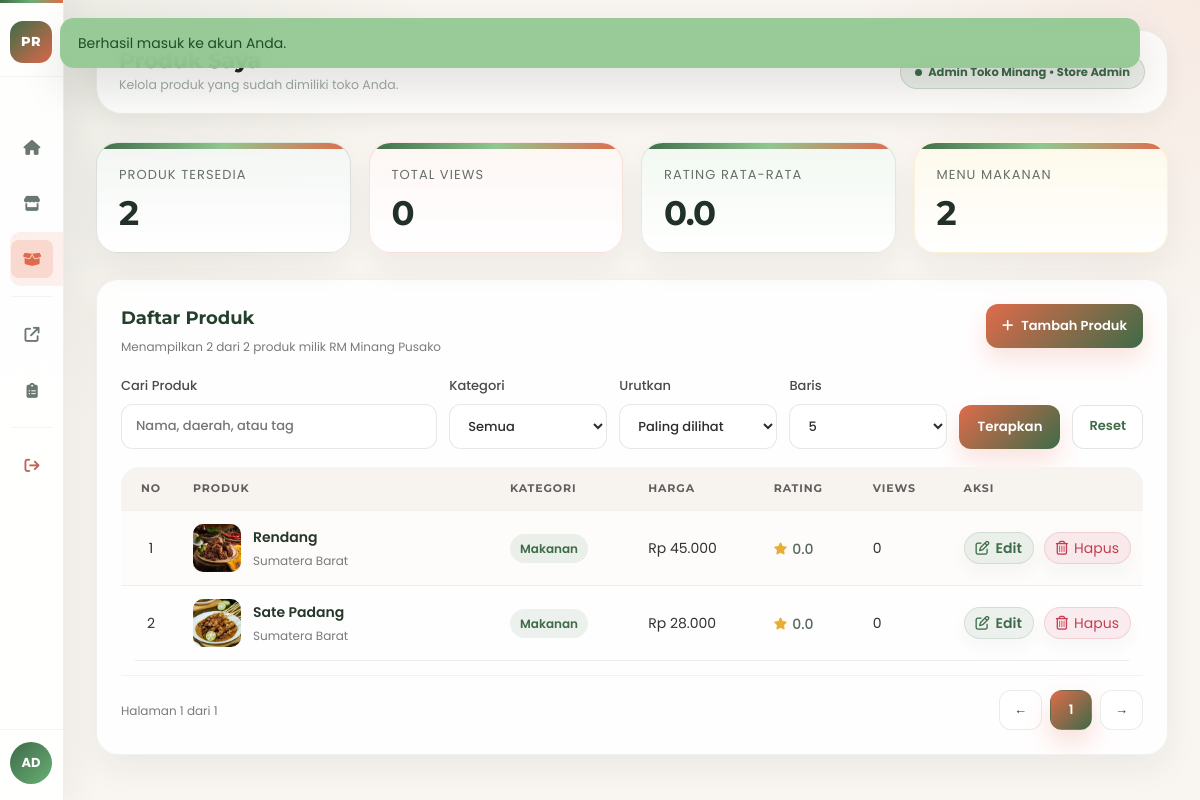
Screenshot of /store-products.php (signed in) with the database file from the repository.
### tables this page shows
CREATE TABLE IF NOT EXISTS users (
  id INT AUTO_INCREMENT PRIMARY KEY,
  name VARCHAR(120) NOT NULL,
  email VARCHAR(190) NOT NULL UNIQUE,
  password_hash VARCHAR(255) NOT NULL,
  profile_image VARCHAR(255) NULL,
  role ENUM('user', 'store_admin', 'super_admin') NOT NULL DEFAULT 'user',
  store_id INT NULL,
  is_active TINYINT(1) NOT NULL DEFAULT 1,
  created_at DATETIME NOT NULL,
  updated_at DATETIME NOT NULL,
  CONSTRAINT fk_users_store FOREIGN KEY (store_id) REFERENCES stores(id) ON DELETE SET NULL
);

CREATE TABLE IF NOT EXISTS products (
  id INT AUTO_INCREMENT PRIMARY KEY,
  store_id INT NOT NULL,
  name VARCHAR(120) NOT NULL,
  slug VARCHAR(140) NOT NULL UNIQUE,
  type ENUM('Makanan', 'Minuman') NOT NULL,
  region VARCHAR(120) NOT NULL,
  short_description TEXT NOT NULL,
  long_description TEXT NOT NULL,
  price_display VARCHAR(40) NOT NULL,
  rating DECIMAL(2,1) NOT NULL DEFAULT 0.0,
  review_count INT NOT NULL DEFAULT 0,
  tag_label VARCHAR(60) NOT NULL,
  image_path VARCHAR(255) NOT NULL,
  base_rating_total DECIMAL(10,2) NOT NULL DEFAULT 0,
  base_review_count INT NOT NULL DEFAULT 0,
  is_featured TINYINT(1) NOT NULL DEFAULT 0,
  is_active TINYINT(1) NOT NULL DEFAULT 1,
  created_at DATETIME NOT NULL,
  updated_at DATETIME NOT NULL,
  CONSTRAINT fk_products_store FOREIGN KEY (store_id) REFERENCES stores(id) ON DELETE CASCADE
);

CREATE TABLE IF NOT EXISTS stores (
  id INT AUTO_INCREMENT PRIMARY KEY,
  name VARCHAR(120) NOT NULL,
  slug VARCHAR(140) NOT NULL UNIQUE,
  region VARCHAR(120) NOT NULL,
  address TEXT NOT NULL,
  whatsapp VARCHAR(30) NOT NULL,
  instagram VARCHAR(120) NOT NULL,
  description TEXT NOT NULL,
  operating_hours VARCHAR(500) NOT NULL DEFAULT 'Setiap hari, 08.00 - 21.00 WIB',
  cover_image VARCHAR(255) NOT NULL,
  is_open TINYINT(1) NOT NULL DEFAULT 1,
  created_at DATETIME NOT NULL,
  updated_at DATETIME NOT NULL
);

### config/database.php (called while the page is built, shortened)
<?php
function db(): PDO
{
    static $pdo = null;
    if ($pdo instanceof PDO) {
        return $pdo;
    }
    $host = '127.0.0.1';
    $port = 3306;
    $database = 'pusakarasa';
    $username = 'root';
    $password = '';
    $dsn = sprintf('mysql:host=%s;port=%d;dbname=%s;charset=utf8mb4', $host, $port, $database);
    $pdo = new PDO($dsn, $username, $password, [
        PDO::ATTR_ERRMODE => PDO::ERRMODE_EXCEPTION,
        PDO::ATTR_DEFAULT_FETCH_MODE => PDO::FETCH_ASSOC,
    ]);
    return $pdo;
}

### store-products.php (the view, shortened to what this page needs)
<?php
require_once __DIR__ . '/includes/bootstrap.php';
require_once __DIR__ . '/includes/store-sidebar.php';
require_role(ROLE_STORE_ADMIN);
$user = current_user();
$storeId = (int) ($user['store_id'] ?? 0);
$storeStmt = db()->prepare('SELECT * FROM stores WHERE id = :id LIMIT 1');
$storeStmt->execute(['id' => $storeId]);
$store = $storeStmt->fetch();
$listingQuery = $_GET;
unset($listingQuery['edit']);
$products = array_values(array_filter(
    find_store_products($storeId),
    static fn (array $product): bool => (int) ($product['is_active'] ?? 0) === 1
));
$activeProducts = array_values(array_filter($products, static fn (array $product): bool => (int) ($product['is_active'] ?? 0) === 1));
$totalViews = array_sum(array_map(static fn (array $product): int => (int) ($product['total_views'] ?? 0), $products));
$ratedProducts = array_values(array_filter($products, static fn (array $product): bool => (float) ($product['rating'] ?? 0) > 0));
$averageRating = $ratedProducts
    ? array_sum(array_map(static fn (array $product): float => (float) $product['rating'], $ratedProducts)) / count($ratedProducts)
    : 0.0;
$foodCount = count(array_filter($activeProducts, static fn (array $product): bool => ($product['type'] ?? '') === 'Makanan'));
$productSearch = trim($_GET['product_search'] ?? '');
$productType = trim($_GET['product_type'] ?? '');
$productSort = trim($_GET['product_sort'] ?? 'views_desc');
$productPage = max(1, (int) ($_GET['product_page'] ?? 1));
$productPerPage = max(1, (int) ($_GET['product_per_page'] ?? 5));
$filteredProducts = array_values(array_filter($products, static function (array $product) use ($productSearch, $productType): bool {
    if ($productType !== '' && ($product['type'] ?? '') !== $productType) {
        return false;
    }
    if ($productSearch === '') {
        return true;
    }
    $haystack = strtolower(($product['name'] ?? '') . ' ' . ($product['region'] ?? '') . ' ' . ($product['tag_label'] ?? ''));
    return strpos($haystack, strtolower($productSearch)) !== false;
}));
usort($filteredProducts, static function (array $a, array $b) use ($productSort): int {
    return match ($productSort) {
        'name_asc' => strcmp((string) $a['name'], (string) $b['name']),
        'latest' => strcmp((string) $b['created_at'], (string) $a['created_at']),
        default => (int) $b['total_views'] <=> (int) $a['total_views'],
    };
});
$productsPage = paginate_array($filteredProducts, $productPage, $productPerPage);
render_layout('Produk Saya', function (?array $currentUser = null) use (
    $user,
    $store,
    $activeProducts,
    $totalViews,
    $averageRating,
    $foodCount,
    $productsPage,
    $editingProduct,
    $productSearch,
    $productType,
    $productSort,
    $productPerPage,
    $listingQuery,
    $listingUrl
): void {
    ?>
    <div class="shell">
      <?php render_store_sidebar($user, $store, 'products'); ?>
      <main class="main">
        <div class="topbar">
          <div>
            <div class="topbar-heading">Produk Saya</div>
            <div class="topbar-sub">Kelola produk yang sudah dimiliki toko Anda.</div>
          </div>
          <div class="pill-role"><?= e($user['name']) ?> &bull; Store Admin</div>
        </div>
        <section class="stats-grid store-product-stats" aria-label="Ringkasan produk toko">
          <article class="stat-box">
            <p>Produk Tersedia</p>
            <h3><?= e((string) count($activeProducts)) ?></h3>
          </article>
          <article class="stat-box">
            <p>Total Views</p>
            <h3><?= e(number_short($totalViews)) ?></h3>
          </article>
          <article class="stat-box">
            <p>Rating Rata-rata</p>
            <h3><?= e(number_format($averageRating, 1)) ?></h3>
          </article>
          <article class="stat-box">
            <p>Menu Makanan</p>
            <h3><?= e((string) $foodCount) ?></h3>
          </article>
        </section>
        <section class="management-layout" aria-label="Manajemen produk toko">
          <article class="table-card management-table-card store-product-table-card">
            <div class="table-card-head">
              <div>
                <h3>Daftar Produk</h3>
                <div class="table-meta">Menampilkan <?= e((string) count($productsPage['items'])) ?> dari <?= e((string) $productsPage['total']) ?> produk milik <?= e($store['name']) ?></div>
              </div>
              <a class="action-button-link" href="<?= e(base_path('store-add-product.php')) ?>">
                <i class="fa-solid fa-plus" aria-hidden="true"></i>
                Tambah Produk
              </a>
            </div>
            <form class="form-panel management-filters store-product-filters" method="get">
              <label>Cari Produk
                <input type="search" name="product_search" value="<?= e($productSearch) ?>" placeholder="Nama, daerah, atau tag" />
              </label>
              <label>Kategori
                <select name="product_type">
                  <option value="">Semua</option>
                </select>
              </label>
              <label>Urutkan
                <select name="product_sort">
                  <option value="views_desc" <?= $productSort === 'views_desc' ? 'selected' : '' ?>>Paling dilihat</option>
                </select>
              </label>
              <label>Baris
                <select name="product_per_page">
                  <?php foreach ([5, 10, 20] as $amount): ?>
                    <option value="<?= e((string) $amount) ?>" <?= $productPerPage === $amount ? 'selected' : '' ?>><?= e((string) $amount) ?></option>
                  <?php endforeach; ?>
                </select>
              </label>
              <button type="submit">Terapkan</button>
              <a class="filter-reset" href="<?= e(base_path('store-products.php')) ?>">Reset</a>
            </form>
            <div class="table-scroll">
              <table class="data-table store-product-table">
                <thead>
                  <tr>
                    <th>No</th>
                    <th>Produk</th>
                    <th>Kategori</th>
                    <th>Harga</th>
                    <th>Rating</th>
                    <th>Views</th>
                    <th>Aksi</th>
                  </tr>
                </thead>
                <tbody>
                  <?php foreach ($productsPage['items'] as $index => $product): ?>
                    <tr>
                      <td><?= e((string) ($productsPage['offset'] + $index + 1)) ?></td>
                      <td>
                        <div class="store-product-cell">
                          <img src="<?= e(base_path($product['image_path'])) ?>" alt="" />
                          <div>
                            <strong><?= e($product['name']) ?></strong>
                            <span><?= e($product['region']) ?></span>
                          </div>
                        </div>
                      </td>
                      <td><span class="store-product-category"><?= e($product['type']) ?></span></td>
                      <td><?= e(rupiah($product['price_display'])) ?></td>
                      <td><span class="store-product-rating"><i class="fa-solid fa-star" aria-hidden="true"></i><?= e(number_format((float) $product['rating'], 1)) ?></span></td>
                      <td><?= e(number_short((int) $product['total_views'])) ?></td>
                      <td>
                        <div class="table-actions">
                          <a class="inline-link product-edit-button" href="<?= e(base_path('store-products.php?' . http_build_query(array_merge($_GET, ['edit' => $product['id']])))) ?>">
                            <i class="fa-regular fa-pen-to-square" aria-hidden="true"></i>
                            Edit
                          </a>
                          <form method="post" onsubmit="return confirm('Hapus produk ini dari katalog toko?')">
                            <button type="submit" class="inline-link product-delete-button" aria-label="Hapus <?= e($product['name']) ?>">
                              <i class="fa-regular fa-trash-can" aria-hidden="true"></i>
                              Hapus
                            </button>
                          </form>
                        </div>
                      </td>
                    </tr>
                  <?php endforeach; ?>
                </tbody>
              </table>
            </div>
            <div class="table-pagination">
              <span class="table-meta">Halaman <?= e((string) $productsPage['page']) ?> dari <?= e((string) $productsPage['total_pages']) ?></span>
              <div class="page-nav" aria-label="Navigasi halaman produk">
                <a class="page-btn" href="<?= e(base_path('store-products.php?' . http_build_query(array_merge($listingQuery, ['product_page' => max(1, $productsPage['page'] - 1)])))) ?>" aria-label="Halaman sebelumnya">&larr;</a>
                <?php for ($page = max(1, $productsPage['page'] - 2); $page <= min($productsPage['total_pages'], $productsPage['page'] + 2); $page++): ?>
                  <a class="page-btn <?= $page === $productsPage['page'] ? 'is-active' : '' ?>" href="<?= e(base_path('store-products.php?' . http_build_query(array_merge($listingQuery, ['product_page' => $page])))) ?>"><?= e((string) $page) ?></a>
                <?php endfor; ?>
                <a class="page-btn" href="<?= e(base_path('store-products.php?' . http_build_query(array_merge($listingQuery, ['product_page' => min($productsPage['total_pages'], $productsPage['page'] + 1)])))) ?>" aria-label="Halaman berikutnya">&rarr;</a>
              </div>
            </div>
          </article>
        </section>
      </main>
    </div>
    <?php
}, ['hide_header' => true, 'hide_footer' => true, 'dashboard_css' => true, 'body_class' => 'dashboard-body']);

### includes/store-sidebar.php (shortened to what this page needs)
<?php
function render_store_sidebar(?array $user, array $store, string $activePage): void
{
    $userName = (string) ($user['name'] ?? 'Store Admin');
    $storeSlug = (string) ($store['slug'] ?? '');
    $links = [
        ['key' => 'dashboard', 'path' => 'store-dashboard.php', 'icon' => 'fa-house', 'label' => 'Dashboard'],
        ['key' => 'profile', 'path' => 'store-profile.php', 'icon' => 'fa-store', 'label' => 'Profil Toko'],
        ['key' => 'products', 'path' => 'store-products.php', 'icon' => 'fa-box-open', 'label' => 'Produk Saya'],
    ];
    ?>
    <aside class="sidebar admin-sidebar store-admin-sidebar">
      <div class="sidebar-brand">
        <span class="sidebar-brand-mark">PR</span>
      </div>
      <nav class="sidebar-nav" aria-label="Navigasi store admin">
        <?php foreach ($links as $link): ?>
          <a href="<?= e(base_path($link['path'])) ?>" class="nav-link <?= $activePage === $link['key'] ? 'active' : '' ?>" title="<?= e($link['label']) ?>">
            <span class="nav-link-icon"><i class="fa-solid <?= e($link['icon']) ?>" aria-hidden="true"></i></span>
          </a>
        <?php endforeach; ?>
        <div class="nav-divider"></div>
        <a href="<?= e(base_path('store.php?slug=' . $storeSlug)) ?>" class="nav-link" title="Halaman Toko">
          <span class="nav-link-icon"><i class="fa-solid fa-arrow-up-right-from-square" aria-hidden="true"></i></span>
        </a>
        <a href="<?= e(base_path('katalog.php')) ?>" class="nav-link" title="Katalog">
          <span class="nav-link-icon"><i class="fa-solid fa-clipboard-list" aria-hidden="true"></i></span>
        </a>
        <div class="nav-divider"></div>
        <a href="<?= e(base_path('logout.php')) ?>" class="nav-link admin-logout" title="Keluar">
          <span class="nav-link-icon"><i class="fa-solid fa-arrow-right-from-bracket" aria-hidden="true"></i></span>
        </a>
      </nav>
      <div class="sidebar-footer">
        <div class="sidebar-user">
          <div class="sidebar-avatar"><?= e(strtoupper(substr($userName, 0, 2))) ?></div>
        </div>
      </div>
    </aside>
    <?php
}

### rows the page displays
users: name "AD", name "Admin Toko Minang"
products: rating "0.0", offset "1", image_path (picture), name "Rendang", region "Sumatera Barat", type "Makanan", price_display "Rp 45.000", total_views "0"
products: id "2", offset "2", image_path (picture), name "Sate Padang", region "Sumatera Barat", type "Makanan", price_display "Rp 28.000", rating "0.0", total_views "0"
stores: name "RM Minang Pusako"

### other values shown
$flash['message'] "Berhasil masuk ke akun Anda."
count($activeProducts) "2"
number_short($totalViews) "0"
$foodCount "2"
count($productsPage['items']) "2"
$productsPage['page'] "1"
$productsPage['total_pages'] "1"
form field product_per_page "5"
